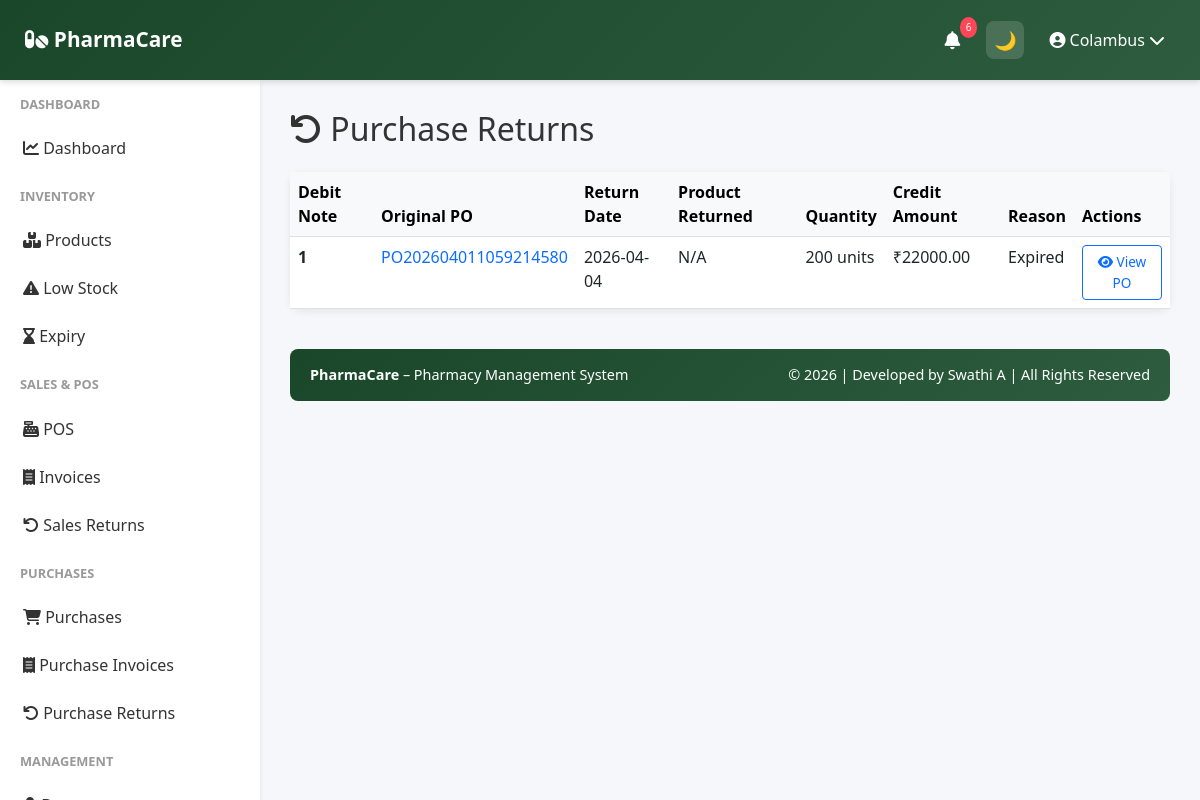
/reports/purchase-returns (signed in), run on the app's committed database.
### app/models.py (models this page shows, shortened)
class User(UserMixin, db.Model):
    __tablename__ = 'user'
    id = db.Column(db.Integer, primary_key=True)
    company_id = db.Column(db.Integer, db.ForeignKey('company.id'), nullable=False)
    role = db.Column(db.String(20), default='manager')
    username = db.Column(db.String(255), unique=True, nullable=False)
    password_hash = db.Column(db.String(255), nullable=False)
    is_active = db.Column(db.Boolean, default=True)
    last_login = db.Column(db.DateTime)
    created_date = db.Column(db.DateTime, default=datetime.utcnow)
    updated_date = db.Column(db.DateTime, default=datetime.utcnow, onupdate=datetime.utcnow)
    company = db.relationship('Company', back_populates='user')

class PurchaseReturn(db.Model):
    __tablename__ = 'purchase_return'
    id = db.Column(db.Integer, primary_key=True)
    purchase_id = db.Column(db.Integer, db.ForeignKey('purchase.id'), nullable=False)
    return_date = db.Column(db.DateTime, default=datetime.utcnow)
    product_id = db.Column(db.Integer, db.ForeignKey('product.id'))
    batch_number = db.Column(db.String(100))
    quantity = db.Column(db.Integer, nullable=False)
    reason = db.Column(db.String(255))
    credit_amount = db.Column(db.Float, nullable=False)
    purchase = db.relationship('Purchase', back_populates='returns')

class Purchase(db.Model):
    __tablename__ = 'purchase'
    id = db.Column(db.Integer, primary_key=True)
    company_id = db.Column(db.Integer, db.ForeignKey('company.id'), nullable=False)
    supplier_id = db.Column(db.Integer, db.ForeignKey('supplier.id'), nullable=False)
    purchase_number = db.Column(db.String(50), unique=True, nullable=False)
    purchase_date = db.Column(db.DateTime, default=datetime.utcnow)
    supplier_invoice_number = db.Column(db.String(100))
    subtotal = db.Column(db.Float, nullable=False)
    tax_amount = db.Column(db.Float, default=0)
    discount_amount = db.Column(db.Float, default=0)
    total_amount = db.Column(db.Float, nullable=False)
    payment_status = db.Column(db.String(50), default='pending')  # 'paid', 'pending', 'partial'
    payment_date = db.Column(db.DateTime)
    notes = db.Column(db.Text)
    created_date = db.Column(db.DateTime, default=datetime.utcnow)
    updated_date = db.Column(db.DateTime, default=datetime.utcnow, onupdate=datetime.utcnow)
    company = db.relationship('Company', back_populates='purchases')
    supplier = db.relationship('Supplier', back_populates='purchases')
    items = db.relationship('PurchaseItem', back_populates='purchase', cascade='all, delete-orphan')
    returns = db.relationship('PurchaseReturn', back_populates='purchase', cascade='all, delete-orphan')

### app/routes/reports.py (the view)
@reports_bp.route('/purchase-returns')
@login_required
@require_roles('owner')
def purchase_returns_report():
    company_id = current_user.company_id
    returns = (
        db.session.query(PurchaseReturn)
        .join(Purchase)
        .filter(Purchase.company_id == company_id)
        .order_by(PurchaseReturn.return_date.desc())
        .all()
    )
    total_credit = sum((r.credit_amount or 0) for r in returns)
    total_quantity = sum((r.quantity or 0) for r in returns)
    return render_template(
        'reports/purchase_returns_report.html',
        returns=returns,
        total_credit=total_credit,
        total_quantity=total_quantity
    )

### app/utils.py (called while the page is built)
def require_roles(*roles):
    def decorator(f):
        @wraps(f)
        def wrapped(*args, **kwargs):
            if not current_user.is_authenticated:
                return redirect(url_for('auth.login'))
            if current_user.role not in roles:
                return redirect(url_for('auth.access_denied'))
            return f(*args, **kwargs)
        return wrapped
    return decorator

### app/templates/reports/purchase_returns_report.html (shortened to what this page needs)
{% extends "base.html" %}
{% block content %}
<h2 class="mb-4"><i class="fas fa-undo"></i> Purchase Returns</h2>
<div class="card">
    {% if returns %}
    <div class="table-responsive">
        <table class="table table-hover mb-0">
            <thead class="table-light">
                <tr>
                    <th>Debit Note</th>
                    <th>Original PO</th>
                    <th>Return Date</th>
                    <th>Product Returned</th>
                    <th>Quantity</th>
                    <th>Credit Amount</th>
                    <th>Reason</th>
                    <th>Actions</th>
                </tr>
            </thead>
            <tbody>
                {% for return in returns %}
                <tr>
                    <td><strong>{{ return.id }}</strong></td>
                    <td>
                        <a href="{{ url_for('purchases.purchase_detail', purchase_id=return.purchase_id) }}" class="text-decoration-none">
                            {{ return.purchase.purchase_number }}
                        </a>
                    </td>
                    <td>{{ return.return_date.strftime('%Y-%m-%d') if return.return_date else '' }}</td>
                    <td>
                        {% if return.product %}
                            {{ return.product.product_name }}
                        {% else %}
                            N/A
                        {% endif %}
                    </td>
                    <td>{{ return.quantity }} units</td>
                    <td>₹{{ "%.2f"|format(return.credit_amount) }}</td>
                    <td>{{ return.reason or 'Not specified' }}</td>
                    <td>
                        <a href="{{ url_for('purchases.purchase_detail', purchase_id=return.purchase_id) }}" class="btn btn-sm btn-outline-primary">
                            <i class="fas fa-eye"></i> View PO
                        </a>
                    </td>
                </tr>
                {% endfor %}
            </tbody>
        </table>
    </div>
    {% else %}
    <div class="card-body text-center text-muted py-5">
        <i class="fas fa-inbox" style="font-size: 3rem; opacity: 0.3;"></i><br/>
        <p class="mt-3">No purchase returns recorded yet</p>
    </div>
    {% endif %}
</div>
{% endblock %}

### app/templates/base.html (shortened to what this page needs)
<!doctype html>
<html lang="en" data-theme="light">
  <head>
    <link
      href="https://cdn.jsdelivr.net/npm/bootstrap@5.3.0/dist/css/bootstrap.min.css"
      rel="stylesheet"
    />
    <link
      rel="stylesheet"
      href="https://cdnjs.cloudflare.com/ajax/libs/font-awesome/6.4.0/css/all.min.css"
    />
  </head>
  <body>
   <nav class="navbar">
  <a class="navbar-brand" href="{{ url_for('dashboard.dashboard') }}">
    <i class="fas fa-pills"></i> PharmaCare
  </a>
  <div class="navbar-right">
    <div class="nav-icon dropdown">
      <a href="#" data-bs-toggle="dropdown">
        <i class="fas fa-bell"></i>
        <span id="alert-badge" class="notification-badge">3</span>
      </a>
    </div>
    <button id="themeToggle" class="nav-icon">
      🌙
    </button>
    <div class="user-menu-navbar dropdown">
      <a href="#" data-bs-toggle="dropdown">
        <i class="fas fa-user-circle"></i>
        {{ current_user.username }}
        <i class="fas fa-chevron-down"></i>
      </a>
    </div>
  </div>
</nav>
    {% if current_user.is_authenticated %}
    <div class="sidebar">
      <nav class="nav flex-column">
        {% if current_user.company and current_user.company.company_name ==
        'Platform Admin' %}
        <div class="nav-section-title">Admin</div>
        <a
          class="nav-link {% if 'admin/companies' in request.path %}active{% endif %}"
          href="{{ url_for('admin.companies_list') }}"
        >
          <i class="fas fa-building"></i> Companies
        </a>
        <a class="nav-link" href="{{ url_for('auth.profile') }}">
          <i class="fas fa-cog"></i> Settings
        </a>
        {% else %}
        <div class="nav-section-title">Dashboard</div>
        <a
          class="nav-link {% if request.endpoint == 'dashboard.dashboard' %}active{% endif %}"
          href="{{ url_for('dashboard.dashboard') }}"
        >
          <i class="fas fa-chart-line"></i> Dashboard
        </a>
        <div class="nav-section-title">Inventory</div>
        <a
          class="nav-link {% if 'inventory' in request.path %}active{% endif %}"
          href="{{ url_for('inventory.products_list') }}"
        >
          <i class="fas fa-boxes"></i> Products
        </a>
        <a
          class="nav-link {% if request.endpoint == 'inventory.low_stock_report' %}active{% endif %}"
          href="{{ url_for('inventory.low_stock_report') }}"
        >
          <i class="fas fa-exclamation-triangle"></i> Low Stock
        </a>
        <a
          class="nav-link {% if request.endpoint == 'inventory.expiry_report' %}active{% endif %}"
          href="{{ url_for('inventory.expiry_report') }}"
        >
          <i class="fas fa-hourglass-end"></i> Expiry
        </a>
        <div class="nav-section-title">Sales & POS</div>
        <a
          class="nav-link {% if request.endpoint == 'sales.pos' %}active{% endif %}"
          href="{{ url_for('sales.pos') }}"
        >
          <i class="fas fa-cash-register"></i> POS
        </a>
        <a
          class="nav-link {% if 'invoices' in request.path %}active{% endif %}"
          href="{{ url_for('sales.invoices_list') }}"
        >
          <i class="fas fa-receipt"></i> Invoices
        </a>
        <a
          class="nav-link {% if request.endpoint == 'sales.sales_returns_list' %}active{% endif %}"
          href="{{ url_for('sales.sales_returns_list') }}"
        >
          <i class="fas fa-undo"></i> Sales Returns
        </a>
<div class="nav-section-title">Purchases</div>
<a
  class="nav-link {% if request.endpoint == 'purchases.purchases_list' %}active{% endif %}"
  href="{{ url_for('purchases.purchases_list') }}"
>
  <i class="fas fa-shopping-cart"></i> Purchases
</a>
<a
  class="nav-link {% if 'purchases' in request.path %}active{% endif %}"
  href="{{ url_for('purchases.purchases_list') }}"
>
  <i class="fas fa-receipt"></i> Purchase Invoices
</a>
<a
  class="nav-link {% if request.endpoint == 'purchases.returns_list' %}active{% endif %}"
  href="{{ url_for('purchases.returns_list') }}"
>
  <i class="fas fa-undo"></i> Purchase Returns
</a>
        <div class="nav-section-title">Management</div>
        <a
          class="nav-link {% if 'doctors' in request.path %}active{% endif %}"
          href="{{ url_for('doctors.doctors_list') }}"
        >
        </a>
        {% endif %}
      </nav>
    </div>
    {% endif %}
    <div
      class="{% if current_user.is_authenticated %}main-content{% else %}auth-page{% endif %}"
    >
       {% block content %}{% endblock %}
      <footer class="footer text-center">
        <div class="row">
          <div class="col-md-6 text-md-start">
            <strong>PharmaCare</strong> – Pharmacy Management System
          </div>
          <div class="col-md-6 text-md-end">
            © 2026 | Developed by Swathi A | All Rights Reserved
          </div>
        </div>
      </footer>
    </div>
  </body>
</html>

### app/templates/base.html (style rules this page uses)
:root { --primary-color: #1a472a; --secondary-color: #2d5c3f; --danger-color: #dc3545; --success-color: #28a745; --warning-color: #ffc107; --info-color: #17a2b8; --bg-color: #f5f7fa; --text-color: #333; --card-bg: #ffffff; --sidebar-bg: #ffffff; }
body { font-family: "Segoe UI", Tahoma, Geneva, Verdana, sans-serif; background: var(--bg-color); color: var(--text-color); }
.navbar { background: linear-gradient(135deg,var(--primary-color),var(--secondary-color)); box-shadow:0 2px 6px rgba(0,0,0,0.15); position:fixed; top:0; left:0; width:100%; height: 80px; z-index:1000; display:flex; align-items:center; justify-content:space-between; padding:0 25px; }
.navbar-brand { font-weight:600; font-size:1.3rem; }
.navbar-right { display:flex; align-items:center; gap:15px; }
.nav-icon { width:38px; height:38px; display:flex; align-items:center; justify-content:center; border-radius:8px; color:#fff; font-size:18px; cursor:pointer; position:relative; transition:all 0.25s ease; }
.navbar a { color:white !important; text-decoration:none; }
#themeToggle { border:none; background:rgba(255,255,255,0.15); width:38px; height:38px; border-radius:8px; display:flex; align-items:center; justify-content:center; font-size:18px; cursor:pointer; }
.navbar .fa-bell { color:white; }
.notification-badge { position:absolute; top:-4px; right:-6px; background:#ff4757; color:white; font-size:10px; padding:3px 6px; border-radius:50%; }
.user-menu-navbar { display:flex; align-items:center; gap:8px; color:white; font-weight:500; cursor:pointer; padding:6px 10px; border-radius:8px; transition:all 0.25s ease; }
.sidebar { background: var(--sidebar-bg); box-shadow:0 2px 4px rgba(0,0,0,0.1); position:fixed; top:80px; left:0; bottom:0; width:260px; overflow-y:auto; }
.sidebar .nav-link { color:var(--text-color); padding:12px 20px; border-left:3px solid transparent; transition:.3s; }
.sidebar .nav-section-title { font-size:.8rem; font-weight:600; color:#999; text-transform:uppercase; padding:15px 20px 10px; }
.main-content { margin-left:260px; margin-top:80px; padding:30px; }
.card, .stat-card { background:var(--card-bg); color:var(--text-color); border:none; border-radius:12px; box-shadow:0 2px 8px rgba(0,0,0,0.08); }
.btn-sm { padding:6px 12px; font-size:.85rem; }
.footer { background:linear-gradient(135deg,var(--primary-color),var(--secondary-color)); color:#fff; padding:15px 20px; margin-top:40px; border-radius:8px; font-size:.9rem; }

### data on the page
User: username "Colambus"
PurchaseReturn: id "1", purchase.purchase_number "PO202604011059214580", return_date "2026-04-04", quantity "200", credit_amount "22000.00", reason "Expired"
